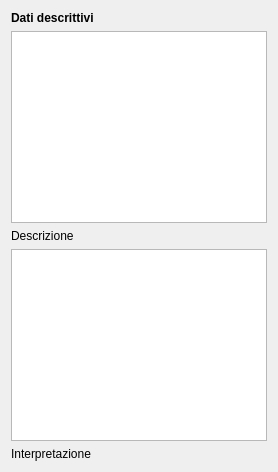
       <widget class="QWidget" name="tab">
        <attribute name="title">
         <string>Dati descrittivi</string>
        </attribute>
        <layout class="QGridLayout" name="gridLayout_7">
         <item row="0" column="0">
          <layout class="QVBoxLayout" name="verticalLayout_5">
           <item>
            <widget class="QLabel" name="label_13">
             <property name="font">
              <font>
               <weight>75</weight>
               <bold>true</bold>
              </font>
             </property>
             <property name="text">
              <string>Dati descrittivi</string>
             </property>
            </widget>
           </item>
           <item>
            <widget class="QTextEdit" name="textEdit_descrizione">
             <property name="font">
              <font>
               <pointsize>10</pointsize>
              </font>
             </property>
             <property name="html">
              <string>&lt;!DOCTYPE HTML PUBLIC &quot;-//W3C//DTD HTML 4.0//EN&quot; &quot;http://www.w3.org/TR/REC-html40/strict.dtd&quot;&gt;
&lt;html&gt;&lt;head&gt;&lt;meta name=&quot;qrichtext&quot; content=&quot;1&quot; /&gt;&lt;style type=&quot;text/css&quot;&gt;
p, li { white-space: pre-wrap; }
&lt;/style&gt;&lt;/head&gt;&lt;body style=&quot; font-family:'Sans'; font-size:10pt; font-weight:400; font-style:normal;&quot;&gt;
&lt;p style=&quot; margin-top:0px; margin-bottom:0px; margin-left:0px; margin-right:0px; -qt-block-indent:0; text-indent:0px;&quot;&gt;&lt;span style=&quot; font-family:'Lucida Grande'; font-size:13pt;&quot;&gt;&lt;br /&gt;&lt;/span&gt;&lt;/p&gt;&lt;/body&gt;&lt;/html&gt;</string>
             </property>
            </widget>
           </item>
           <item>
            <widget class="QLabel" name="label_6">
             <property name="text">
              <string>Descrizione </string>
             </property>
            </widget>
           </item>
           <item>
            <widget class="QTextEdit" name="textEdit_interpretazione">
             <property name="font">
              <font>
               <pointsize>10</pointsize>
              </font>
             </property>
            </widget>
           </item>
           <item>
            <widget class="QLabel" name="label_7">
             <property name="text">
              <string>Interpretazione </string>
             </property>
            </widget>
           </item>
          </layout>
         </item>
        </layout>
       </widget>
